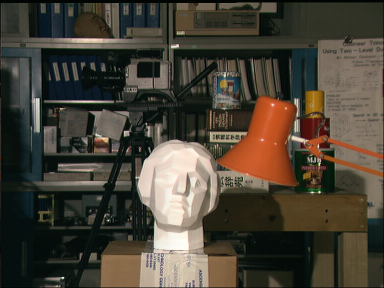
%> input picture Q1.3/tsukuba/scene1.row3.col1.ppm, 384 x 288 px; its folder holds 4 pictures in this run
$ octave Q1_2_a_and_b.m   (GNU Octave 9; MATLAB toolbox functions it lacks are replaced by stand-ins)
%> lines starting %> are read from the running program, lines starting %| are printed output that depends on the picture; in (x1, y1, x2, y2) boxes, pixels count from 0 and x2, y2 are one past the last pixel; in counts of white or black regions, pixels touching at a corner belong together; the program's own positions count from 1
### harrisDetect.m
function [r,c] = harrisDetect(I, quality)

%Calculate derivatives of image
x_mask = [-1 0 1]; %3*3 window
y_mask = x_mask';
A = imfilter(I,x_mask,'replicate','same','conv');
B = imfilter(I,y_mask,'replicate','same','conv');

%Remove Uneceesary gradients at border
A = A(2:end-1,2:end-1);
B = B(2:end-1,2:end-1);

%figure(3); imshow(A); title('Image 3');
%figure(4); imshow(B); title('Image 4');

%Square of derivatives
C = A .* B;
A = A .* A;
B = B .* B;

%figure(3); imshow(A); title('Image 3');
%figure(4); imshow(B); title('Image 4');
%figure(5); imshow(C); title('Image 5');

%Applying blur
blur =  [0.03 0.105 0.222 0.286 0.222 0.105 0.03];

A = imfilter(A,blur,'replicate','full','conv');
B = imfilter(B,blur,'replicate','full','conv');
C = imfilter(C,blur,'replicate','full','conv');

%figure(3); imshow(A); title('Image 3');
%figure(4); imshow(B); title('Image 4');
%figure(5); imshow(C); title('Image 5');

% Clip to image size
removed = max(0, (size(blur,1)-1) / 2 - 1);
A = A(removed+1:end-removed,removed+1:end-removed);
B = B(removed+1:end-removed,removed+1:end-removed);
C = C(removed+1:end-removed,removed+1:end-removed);

% [6 lines of commented-out code are left out]
k = 0.000;
R = (A .* B) - (C .^ 2) - k * ( A + B ) .^ 2; %the metric
maxharr = quality * max(R(:)); %calculate threshold as 1% of biggest R response

%figure(6); imshow(R*100); title('Image 6');

location = (R > imdilate(R, [1 1 1; 1 0 1; 1 1 1])); % Nonmax Suppression
location(R < maxharr) = 0; %no detection when under threshold

%figure(7); imshow(location); title('Image 7');

% Exclude points on the border
location(1, :) = 0;
location(end, :) = 0;
location(:, 1) = 0;
location(:, end) = 0;

%Find Location of interest points
[r,c] = find(location);

end

### Q1_2_a_and_b.m
close all; clear;

%Load images into struct

srcFiles = dir('Tsukuba\*.ppm');
for i = 1:length(srcFiles)
  directory = strcat('Tsukuba\', srcFiles(i).name);
  images{i} = imread(directory);
end

%figure(1); imshow(images{1}); title('Image 1');
%figure(2); imshow(images{2}); title('Image 2');

%Load 2 images in single precision gray
IA = images{1}; grayIA = im2single(rgb2gray(IA));
%> further down, IA is the input picture: size 288x384x3 uint8; mean R, G, B 73.2, 66.6, 54.7
%> after `grayIA = im2single(rgb2gray(IA))`:
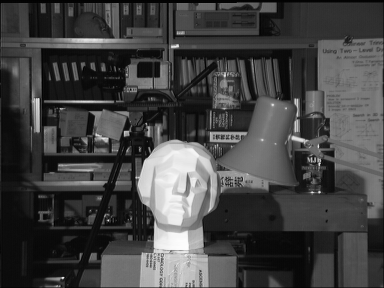
%> grayIA: size 288x384 single; min 0, max 0.992, mean 0.264
IB = images{2}; grayIB = im2single(rgb2gray(IB));
%> after `grayIB = im2single(rgb2gray(IB))`:
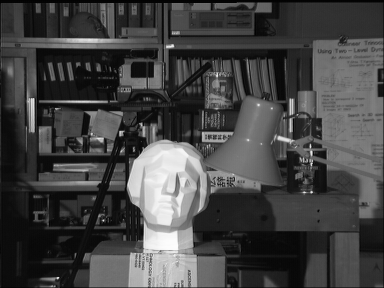
%> grayIB: size 288x384 single; min 0, max 0.992, mean 0.266

% [9 lines of commented-out code are left out]

[yA,xA] = harrisDetect(grayIA,0.01);
%> in harrisDetect, `C = A .* B;`:
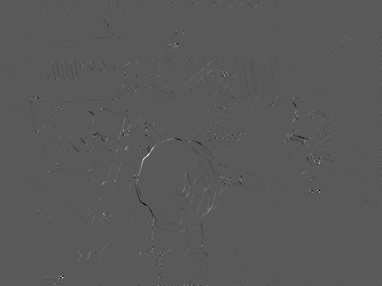
%> C: size 286x382 single; min -0.307, max 0.571, mean 7.51e-05; drawn with min black and max white
%> in harrisDetect, `location = (R > imdilate(R, [1 1 1; 1 0 1; 1 1 1]));`:
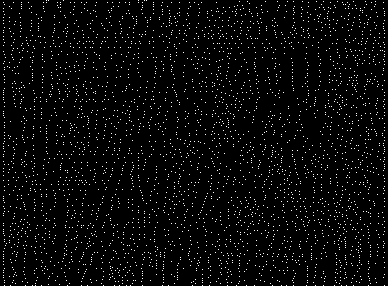
%> location: size 286x388 logical; 3.3% white in thin lines or dots
%> in harrisDetect, `location(R < maxharr) = 0;`:
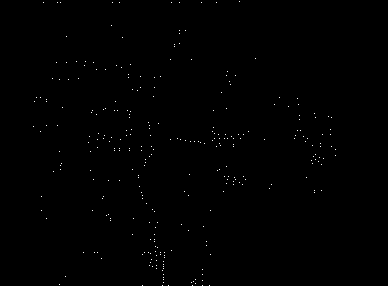
%> location: size 286x388 logical; 0.27% white in thin lines or dots, all inside (x1, y1, x2, y2) = (33, 1, 336, 286)
%> in harrisDetect, `location(end, :) = 0;`: location: size 286x388 logical; 0.26% white in thin lines or dots, all inside (x1, y1, x2, y2) = (33, 1, 336, 285)
[yB,xB] = harrisDetect(grayIB,0.01);
%> call 2 of harrisDetect, with quality = 0.01
%> in harrisDetect (call 2), `C = imfilter(C,blur,'replicate','full','conv');`:
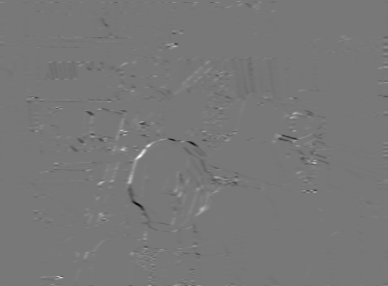
%> C: size 286x388 single; min -0.165, max 0.185, mean 7.45e-05; drawn with min black and max white
%> in harrisDetect (call 2), `location = (R > imdilate(R, [1 1 1; 1 0 1; 1 1 1]));`: location: size 286x388 logical; 3.2% white in thin lines or dots
%> in harrisDetect (call 2), `location(R < maxharr) = 0;`:
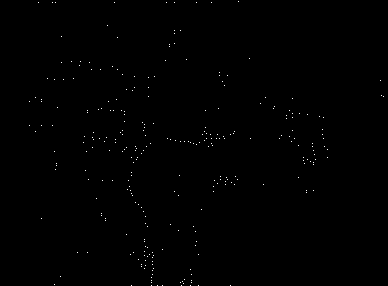
%> location: size 286x388 logical; 0.26% white in thin lines or dots
%> in harrisDetect (call 2), `location(end, :) = 0;`: location: size 286x388 logical; 0.25% white in thin lines or dots

harrisA = cornerPoints([xA,yA]);
harrisB = cornerPoints([xB,yB]);

%Matlab implementation
%harrisA = detectHarrisFeatures(grayIA); harrisB = detectHarrisFeatures(grayIB);

%figure(1); imshow(grayIA); hold on; plot(harrisA);

%-------------DESCRIPTOR-----------------------------------

% patchA: descriptors in row, length (31*31=961) in column.
% validPointsA: (x,y) of point at the origin of descriptor.
% descriptorsA: colour histogram so 255 gray values

%descriptorsB = getDescriptors( grayIA, harrisA, 255);
%descriptorsB = getDescriptors( grayIB,harrisB, 255);

%Matlab implementation
patchSize = 39 %should be odd
%> (the run ends here)
